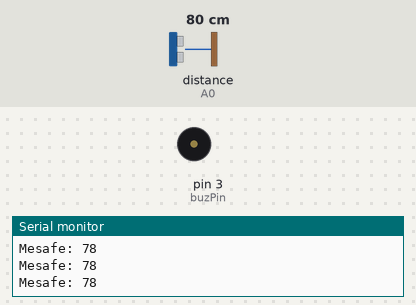
This sketch was run on a simulated Arduino Uno, built with avr-gcc and run on an emulated ATmega328P. Shown: buzzer (waves = sounding, pin HIGH), the last lines printed to the serial monitor. Wiring (inferred from the names in the program): ultrasonic range finder: trigger A1; echo A0. The test bench sets the inputs (shaded band); at power-on: distance to the obstacle (sensor on A0) 80 cm. The echo pulse lasts 58.3 µs per cm; pins used as bus, display or sensor lines are not drawn.

Above: at 1.2 s.
1.3 s: distance to the obstacle (sensor on A0) set to 2 cm
At 1.49 s:
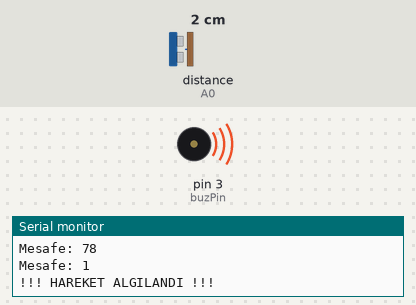
Timing chart, 0 to 4.3 s (numbered marks = the images above; inputs shaded):
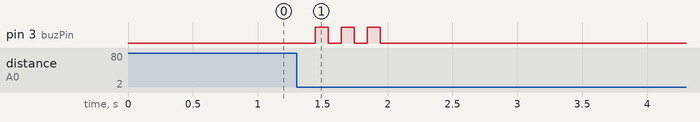

Measured:
- after the input at 1.3 s, pin 3 (buzPin): alternates HIGH for 0.10 s and LOW for 0.10 s, 6 changes in all, then stays LOW, starting after 0.14 s

The sketch:

radar.ino
```cpp
const int trigPin = A1;
const int echoPin = A0;
const int buzPin = 3;

int eskiMesafe = 0; // Bir önceki ölçümü saklar
int esikDegeri = 10; // Kaç cm değişimde hareket sayılsın? (Hassasiyet ayarı)

void setup() {
  pinMode(trigPin, OUTPUT);
  pinMode(echoPin, INPUT);
  pinMode(buzPin, OUTPUT);
  Serial.begin(9600);

  // İlk ölçümü yapıp hafızaya alalım
  eskiMesafe = mesafeOlcu();
  Serial.println("Sistem Kalibre Edildi. Hareket Bekleniyor...");
}

void loop() {
  int suankiMesafe = mesafeOlcu();

  // Seri monitörden takip et
  Serial.print("Mesafe: "); Serial.println(suankiMesafe);

  // EĞER mesafe 0 değilse (hata değilse) VE mesafe aniden değişmişse
  if (suankiMesafe > 0 && abs(suankiMesafe - eskiMesafe) > esikDegeri) {
    // Sadece 350cm içindeki hareketleri ciddiye al
    if (suankiMesafe < 350) {
      Serial.println("!!! HAREKET ALGILANDI !!!");

      // 3 Bip sesi
      for(int i = 0; i < 3; i++) {
        digitalWrite(buzPin, HIGH);
        delay(100);
        digitalWrite(buzPin, LOW);
        delay(100);
      }

      // Hareketten sonra yeni mesafeyi kaydet ve biraz bekle
      eskiMesafe = suankiMesafe;
      delay(1000);
    }
  } else {
    // Hareket yoksa, arka planda hafızayı yavaşça güncelle (Yavaş kaymaları eler)
    eskiMesafe = suankiMesafe;
  }

  delay(200); // Gözlem sıklığı
}

// Mesafe ölçen yardımcı fonksiyon
int mesafeOlcu() {
  digitalWrite(trigPin, LOW);
  delayMicroseconds(2);
  digitalWrite(trigPin, HIGH);
  delayMicroseconds(10);
  digitalWrite(trigPin, LOW);
  long duration = pulseIn(echoPin, HIGH, 26000);
  return duration * 0.034 / 2;
}
```
